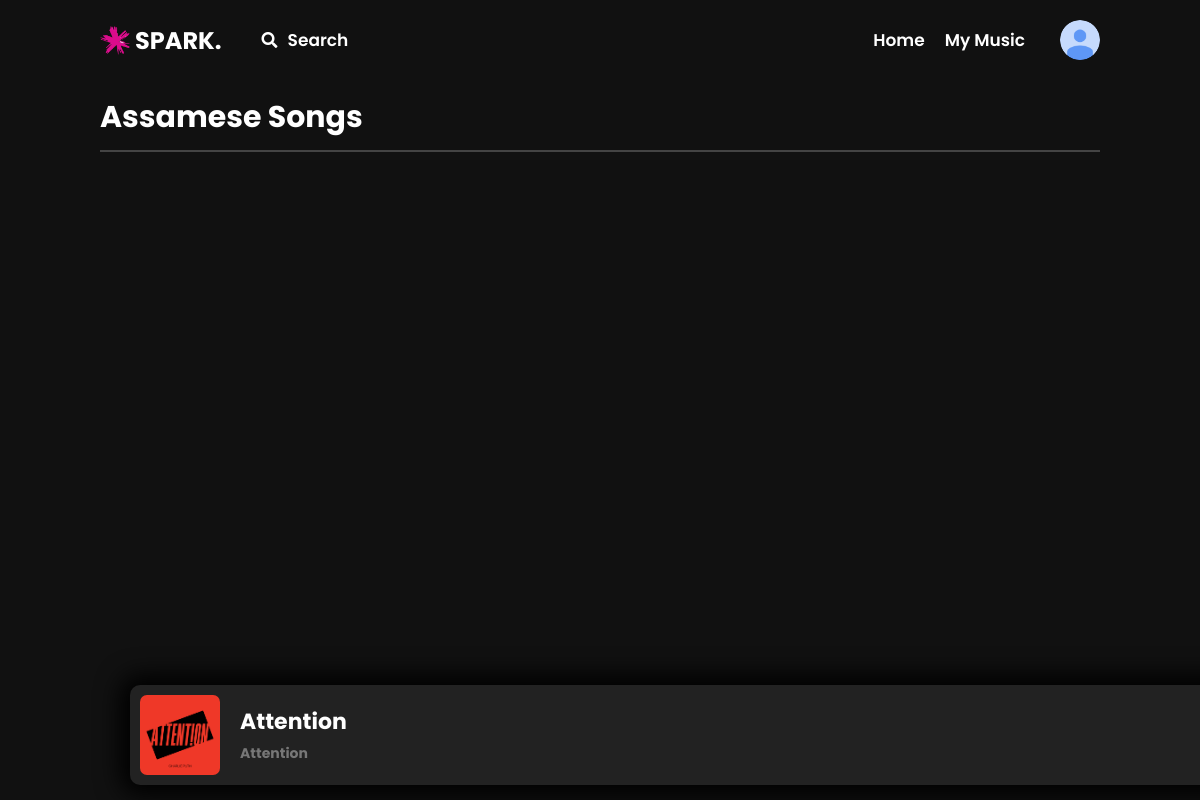
Page /assamese-songs/ (signed in) on the committed database.
### musicapp/models.py (models this page shows, shortened)
class Song(models.Model):
    language_choice = (("Hindi", "Hindi"), ("English", "English"), ("Punjabi", "Punjabi"), ("Haryanvi", "Haryanvi"), ("Assamese", "Assamese"), ("Bhojpuri", "Bhojpuri"))
    name = models.CharField(max_length=200)
    album = models.CharField(max_length=200)
    artists = models.CharField(max_length=200)
    release_date = models.IntegerField()
    language = models.CharField(max_length=30, choices=language_choice, default="Hindi")
    song_thumbnail = models.FileField()
    song_mp3 = models.FileField()

### musicapp/views.py (the view, shortened to what this page needs)
# urls.py: path('assamese-songs/', views.assamese_songs, name='assamese-songs'),
def assamese_songs(request):
    songs = Song.objects.all().filter(language="Assamese")
    last_played_song = None
    if not request.user.is_anonymous:
        last_played_list = list(Recent.objects.filter(user=request.user).values("song_id").order_by("-id"))
        if last_played_list:
            last_played_id = last_played_list[0]["song_id"]
            last_played_song = Song.objects.get(id=last_played_id)
    context = {
        "assamese_songs": songs,
        "last_played_song": last_played_song,
    }
    return render(request, "musicapp/assamese-songs.html", context=context)

### templates/musicapp/assamese-songs.html (shortened to what this page needs)
{% extends 'base.html' %}
{% load static %}
{% block body %}
<section class="mymusic-wrapper">
    <div class="music">
        <h3>Assamese Songs</h3>
    </div>
</section>
{% endblock body %}

### templates/base.html (shortened to what this page needs)
{% load static %}
<!DOCTYPE html>
<html lang="en">
<head>
    <link rel="stylesheet" href="https://cdnjs.cloudflare.com/ajax/libs/font-awesome/5.15.4/css/all.min.css">
    <link rel="stylesheet" href="https://cdnjs.cloudflare.com/ajax/libs/mediaelement/5.0.5/mediaelementplayer.min.css">
</head>
<body>
    {% block header %}
    <header>
        <div class="search-wrapper">
            <a href="{% url 'landing' %}">
                <div class="logo-wrapper">
                    <img src="/static/assets/images/logo.png">
                    <h2 class="logo">Spark.</h2>
                </div>
            </a>
            <a href="{% url 'search' %}"><i class="fas fa-search"></i></a>
            <a href="{% url 'search' %}">
                <h2 class="profile-text">Search</h2>
            </a>
        </div>
        <div class="inner_point">
            <ul class="list_style_flash_page">
                {% if request.user.is_active %}
                <li>
                    <a href="{% url 'explore' %}">
                        <h2 class="profile-text">Home</h2>
                    </a>
                </li>
                <li>
                    <a href="{% url 'mymusic' %}">
                        <h2 class="profile-text" id="my-music-nav">My Music</h2>
                    </a>
                </li>
                <li>
                    <div class="profile" id="profile-nav">
                        <img src="/static/assets/images/default.png" alt="UserPic">
                    </div>
                </li>
                {% else %}
                <li><a href="{% url 'login' %}"><button href="#">sign in</button></a></li>
                <li><a href="{% url 'signup' %}"><button href="#">sign up</button></a></li>
                {% endif %}
            </ul>
        </div>
    </header>
    {% endblock header %}
    {% block body %} {% endblock body %}
    {% if last_played_song %}
    <div class="player-container">
        <div class="music-player">
            <div class="art-cover">
                <img src="{{ last_played_song.song_thumbnail.url }}" alt="">
            </div>
            <div class="song-desc">
                <h1>{{ last_played_song.name }}</h1>
                <h3>{{ last_played_song.album }}</h3>
            </div>
        </div>
    </div>
    {% endif %}
</body>
</html>

### templates/base.html (style rules this page uses)
* { margin: 0; padding: 0; box-sizing: border-box; font-family: "Poppins", sans-serif; }
body { background-color: #111; margin-bottom: 230px; }
a { text-decoration: none; }
header { position: absolute; top: 0; left: 0; width: 100%; padding: 10px 100px; z-index: 1000; display: flex; justify-content: space-between; align-items: center; }
header .logo { color: #fff; text-transform: uppercase; cursor: pointer; text-decoration: none; }
.inner_point { position: relative; display: flex; align-items: center; width: auto; height: 60px; background-repeat: no-repeat; background-size: 30px; background-position: center; cursor: pointer; list-style: none; }
.list_style_flash_page { list-style: none; display: flex; flex-direction: row; }
.list_style_flash_page li { display: flex; align-items: center; }
.profile { position: relative; width: 40px; height: 40px; margin-left: 15px; border-radius: 50%; overflow: hidden; cursor: pointer; }
.profile img { position: absolute; width: 100%; height: 100%; object-fit: cover; }
.profile-text { font-size: 17px; font-weight: 600; color: #fff; margin-right: 20px; cursor: pointer; }
.search-wrapper { display: flex; flex-direction: row; align-items: center; }
.search-wrapper i { color: #fff; font-size: 16px; padding-left: 40px; padding-right: 10px; cursor: pointer; }
.search-wrapper a img { height: 30px; width: 30px; margin-right: 5px; }
.logo-wrapper { display: flex; align-items: center; }
.player-container { margin: 15px 110px; position: fixed; bottom: 0; }
.music-player { position: relative; display: flex; height: 100px; width: 1200px; margin-left: 20px; padding: 10px; background: #222; border-radius: 10px; align-items: center; box-shadow: 0px 0px 25px 10px rgb(0 0 0); }
.art-cover { height: 80px; width: 80px; }
img { height: 100%; width: 100%; object-fit: cover; border-radius: 7px; }
.song-desc { color: #fff; margin: 0px 20px; width: 180px; padding: 20px 0px; height: 100px; overflow: hidden; text-overflow: ellipsis; white-space: nowrap; }
h1 { font-size: 22px; margin-bottom: 5px; }
h3 { font-size: 14px; color: #777; }

### templates/musicapp/assamese-songs.html (style rules this page uses)
.mymusic-wrapper { padding-top: 85px; margin: 0px 100px; }
.music { border-bottom: solid #444 2px; }
.music h3 { color: #fff; font-size: 30px; padding: 10px 0; }

### rows in the picture
Song: song_thumbnail (picture), name "Attention", album "Attention"
